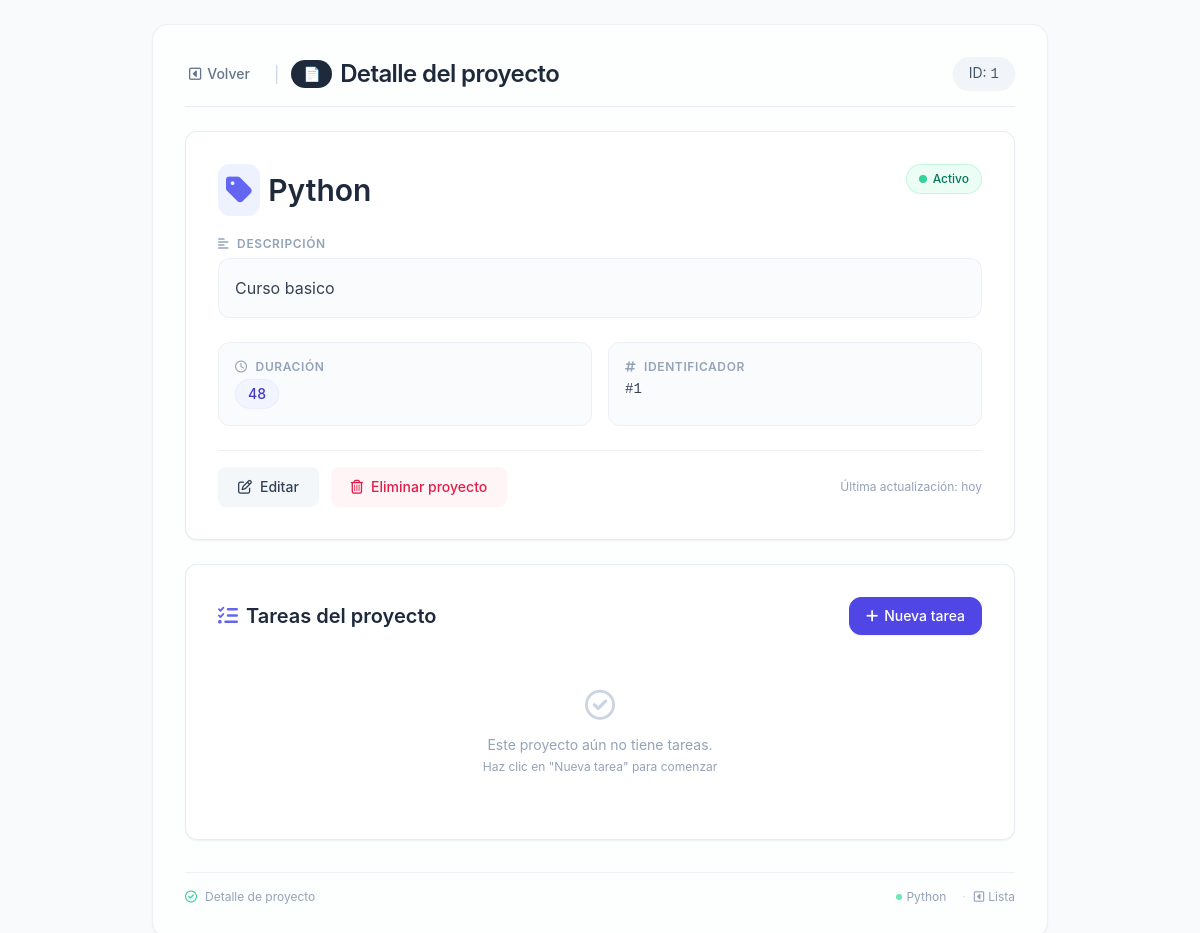
/proyectos/1/, run on an earlier commit of the app's database.
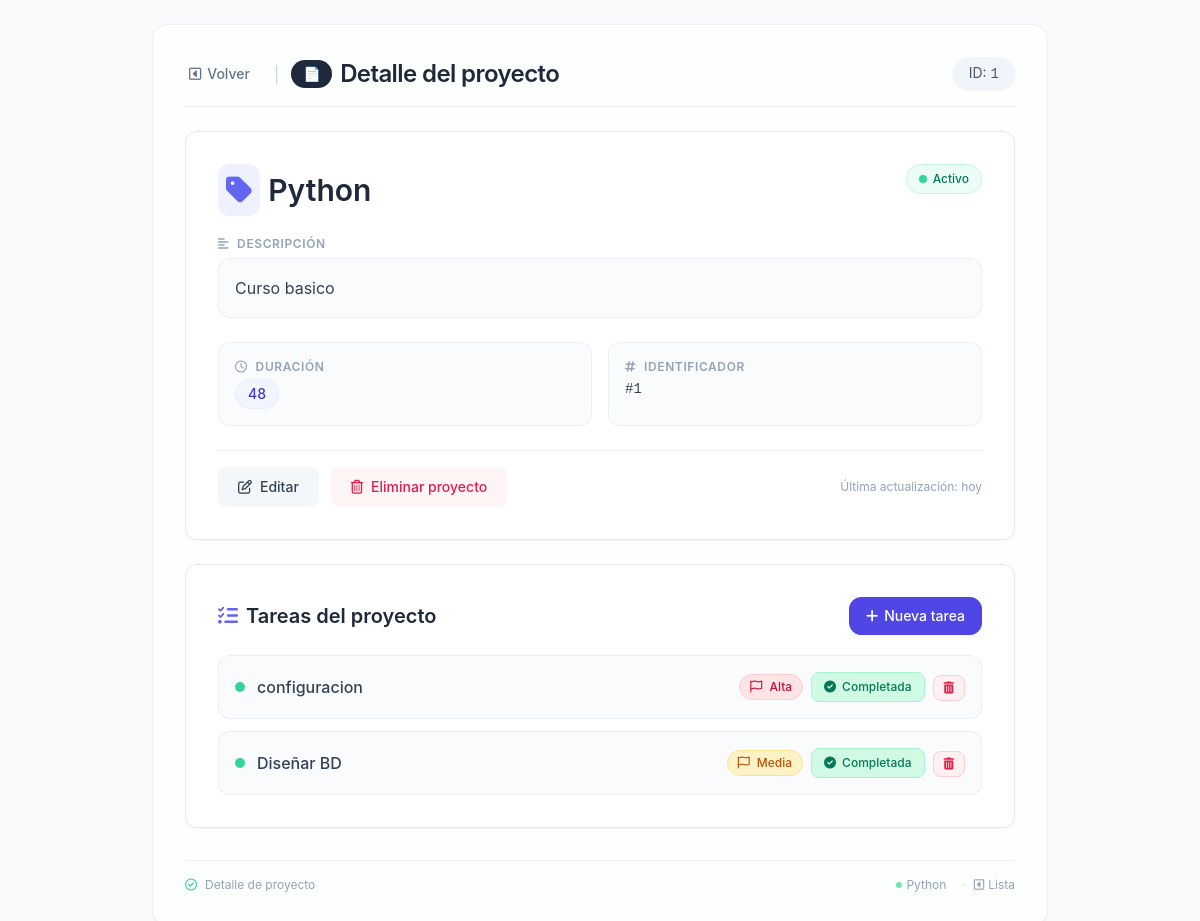
And on a later commit of the database.
### gestor_proyecto/models.py (models this page shows, shortened)
class Proyecto(models.Model):
    nombre = models.CharField(max_length=100)
    descripcion = models.TextField()
    duracion = models.IntegerField()
    imagen= models.ImageField(upload_to='img/',default='img/logo.png')

class Tarea(models.Model):
    PRIORIDAD_CHOICES =[
        ('BAJA','Baja'),
        ('MEDIA','Media'),
        ('ALTA','Alta'),
    ]
    ESTADO_CHOICES = [
        ('PENDIENTE','Pendiente'),
        ('EN_PROGRESO', 'En Progreso'),
        ('COMPLETADA', 'Completada'),
    ]
    proyecto = models.ForeignKey(
        Proyecto,
        on_delete=models.CASCADE,
        related_name='tareas'
    )
    titulo = models.CharField(max_length=50)
    prioridad = models.CharField(
        max_length=5,
        choices=PRIORIDAD_CHOICES,
        default='MEDIA',
    )
    estado = models.CharField(
        max_length=11,
        choices=ESTADO_CHOICES,
        default='PENDIENTE',
    )

### gestor_proyecto/views.py (the view)
# urls.py: path('proyectos/<int:id>/', views.ver_proyecto, name='ver_proyecto'),
def ver_proyecto(request, id):
    proyecto = Proyecto.objects.get(id=id)
    print(proyecto.tareas.all)
    return render(request, 'detalle_proyecto.html', {'proyecto': proyecto})

### gestor_proyecto/templates/detalle_proyecto.html (shortened to what this page needs)
<!DOCTYPE html>
<html lang="es">
<head>
    <script src="https://cdn.tailwindcss.com"></script>
    <link rel="stylesheet" href="https://cdnjs.cloudflare.com/ajax/libs/font-awesome/6.0.0-beta3/css/all.min.css" />
</head>
<body class="antialiased text-slate-700 p-4 md:p-6">
    <main class="max-w-4xl mx-auto bg-white/70 backdrop-blur-sm rounded-2xl shadow-sm p-6 md:p-8 border border-slate-200/60">
        <div class="flex flex-wrap items-center justify-between gap-4 mb-6 border-b border-slate-200/80 pb-4">
            <div class="flex items-center gap-3">
                <a href="{% url 'proyectos' %}"
                   class="inline-flex items-center gap-1.5 text-sm font-medium text-slate-500 hover:text-slate-700 transition-colors enlace-accion px-3 py-1.5 rounded-lg -ml-2">
                    <i class="fa-regular fa-square-caret-left"></i>
                    Volver
                </a>
                <span class="text-slate-300">|</span>
                <h1 class="text-2xl font-semibold tracking-tight text-slate-800 flex items-center gap-2">
                    <span class="bg-slate-800 text-white text-sm font-medium px-3 py-1 rounded-full">📄</span>
                    Detalle del proyecto
                </h1>
            </div>
            <div class="text-sm bg-slate-100 px-4 py-1.5 rounded-full text-slate-600 shadow-sm">
                ID: <span class="font-mono font-medium">{{ proyecto.id }}</span>
            </div>
        </div>
        <div class="detalle-card bg-white border border-slate-200/80 rounded-xl p-6 md:p-8 shadow-sm">
            <div class="flex flex-wrap items-start justify-between gap-4 mb-5">
                <h2 class="text-2xl md:text-3xl font-semibold text-slate-800 break-words flex items-center gap-2">
                    <span class="bg-indigo-50 p-2 rounded-xl text-indigo-500">
                        <i class="fa-solid fa-tag"></i>
                    </span>
                    {{ proyecto.nombre }}
                </h2>
                <span class="inline-flex items-center gap-1.5 text-xs font-medium text-emerald-700 bg-emerald-50 px-3 py-1.5 rounded-full border border-emerald-200/60">
                    <span class="w-2 h-2 rounded-full bg-emerald-400"></span>
                    Activo
                </span>
            </div>
            <div class="mb-6">
                <h3 class="text-xs font-semibold text-slate-400 uppercase tracking-wider mb-1.5 flex items-center gap-2">
                    <i class="fa-solid fa-align-left text-slate-400"></i>
                    Descripción
                </h3>
                <div class="bg-slate-50/70 rounded-xl p-4 border border-slate-200/60">
                    <p class="text-slate-700 leading-relaxed">
                        {{ proyecto.descripcion|default:"<span class='text-slate-400 italic'>Sin descripción proporcionada</span>" }}
                    </p>
                </div>
            </div>
            <div class="grid grid-cols-1 sm:grid-cols-2 gap-4 mb-6">
                <div class="bg-slate-50/70 rounded-xl p-4 border border-slate-200/60">
                    <h3 class="text-xs font-semibold text-slate-400 uppercase tracking-wider mb-1 flex items-center gap-2">
                        <i class="fa-regular fa-clock"></i>
                        Duración
                    </h3>
                    <p class="text-slate-700 font-medium flex items-center gap-2">
                        <span class="bg-indigo-50/70 px-3 py-1 rounded-full text-indigo-700 border border-indigo-100/60 text-sm">
                            {{ proyecto.duracion|default:"No especificada" }}
                        </span>
                    </p>
                </div>
                <div class="bg-slate-50/70 rounded-xl p-4 border border-slate-200/60">
                    <h3 class="text-xs font-semibold text-slate-400 uppercase tracking-wider mb-1 flex items-center gap-2">
                        <i class="fa-regular fa-hashtag"></i>
                        Identificador
                    </h3>
                    <p class="text-slate-700 font-mono text-sm">#{{ proyecto.id }}</p>
                </div>
            </div>
            <div class="flex flex-wrap items-center gap-3 pt-4 border-t border-slate-200/60 mt-2">
                <a href="{% url 'editar_proyecto' proyecto.id %}"
                   class="enlace-accion inline-flex items-center gap-2 px-5 py-2.5 text-sm font-medium text-slate-700 bg-slate-100/80 hover:bg-slate-200/80 rounded-lg transition-colors">
                    <i class="fa-regular fa-pen-to-square"></i>
                    Editar
                </a>
                <a href="{% url 'eliminar_proyecto' proyecto.id %}"
                   class="enlace-accion inline-flex items-center gap-2 px-5 py-2.5 text-sm font-medium text-rose-600 bg-rose-50/70 hover:bg-rose-100/80 rounded-lg transition-colors">
                    <i class="fa-regular fa-trash-can"></i>
                    Eliminar proyecto
                </a>
                <span class="text-xs text-slate-400 ml-auto">Última actualización: hoy</span>
            </div>
        </div>
        <div class="mt-6 bg-white border border-slate-200/80 rounded-xl p-6 md:p-8 shadow-sm">
            <div class="flex items-center justify-between gap-4 mb-5">
                <h2 class="text-xl font-semibold text-slate-800 flex items-center gap-2">
                    <i class="fa-solid fa-list-check text-indigo-500"></i>
                    Tareas del proyecto
                </h2>
                <a href="{% url 'crear_tarea' proyecto.id %}"
                   class="inline-flex items-center gap-1.5 px-4 py-2 bg-indigo-600 text-white text-sm font-medium rounded-xl border border-indigo-600 hover:bg-indigo-700 transition-colors shadow-sm">
                    <i class="fa-solid fa-plus"></i>
                    <span class="hidden sm:inline">Nueva tarea</span>
                </a>
            </div>
            <ul class="space-y-3">
                {% for tarea in proyecto.tareas.all %}
                    <li class="flex flex-col sm:flex-row items-start sm:items-center gap-2 p-4 bg-slate-50/70 rounded-xl border border-slate-200/60 hover:border-indigo-200 transition-colors">
                        <div class="flex items-center gap-3 flex-1 min-w-0 w-full sm:w-auto">
                            <span class="w-2.5 h-2.5 rounded-full flex-shrink-0
                                {% if tarea.estado == 'COMPLETADA' %}bg-emerald-400
                                {% elif tarea.estado == 'EN_PROGRESO' %}bg-amber-400
                                {% else %}bg-slate-400{% endif %}">
                            </span>
                            <span class="font-medium text-slate-700 truncate">{{ tarea.titulo }}</span>
                        </div>
                        <div class="flex flex-wrap items-center gap-2 w-full sm:w-auto ml-0 sm:ml-auto">
                            <span class="text-xs font-medium px-2.5 py-1 rounded-full
                                {% if tarea.prioridad == 'ALTA' %}bg-rose-100 text-rose-700 border border-rose-200
                                {% elif tarea.prioridad == 'MEDIA' %}bg-amber-100 text-amber-700 border border-amber-200
                                {% else %}bg-emerald-100 text-emerald-700 border border-emerald-200{% endif %}">
                                <i class="fa-regular fa-flag mr-1"></i>
                                {{ tarea.get_prioridad_display }}
                            </span>
                            <form action="{% url 'avanzar_estado_tarea' tarea.id %}" method="post" class="inline">
                                <button type="submit"
                                        class="btn-tarea inline-flex items-center gap-1.5 px-3 py-1.5 text-xs font-medium rounded-lg transition-colors
                                        {% if tarea.estado == 'COMPLETADA' %}
                                            bg-emerald-100 text-emerald-700 hover:bg-emerald-200 border border-emerald-200
                                        {% elif tarea.estado == 'EN_PROGRESO' %}
                                            bg-amber-100 text-amber-700 hover:bg-amber-200 border border-amber-200
                                        {% else %}
                                            bg-slate-100 text-slate-600 hover:bg-slate-200 border border-slate-200
                                        {% endif %}">
                                    {% if tarea.estado == 'COMPLETADA' %}
                                        <i class="fa-solid fa-circle-check"></i>
                                        {{ tarea.get_estado_display }}
                                    {% else %}
                                        <i class="fa-regular fa-circle-right"></i>
                                        {% if tarea.estado == 'PENDIENTE' %}Iniciar{% else %}Avanzar{% endif %}
                                    {% endif %}
                                </button>
                            </form>
                            <form action="{% url 'eliminar_tarea' tarea.id %}" method="post" class="inline">
                                <button onclick="return confirm('¿Estás seguro de eliminar esta tarea?')"
                                        type="submit"
                                        class="btn-tarea inline-flex items-center gap-1.5 px-2.5 py-1.5 text-xs font-medium rounded-lg transition-colors
                                        bg-rose-50 text-rose-600 hover:bg-rose-100 border border-rose-200">
                                    <i class="fa-solid fa-trash-can"></i>
                                </button>
                            </form>
                        </div>
                    </li>
                {% empty %}
                    <li class="text-center text-slate-400 py-8">
                        <i class="fa-regular fa-circle-check text-3xl block mb-3 text-slate-300"></i>
                        <p class="text-sm">Este proyecto aún no tiene tareas.</p>
                        <p class="text-xs mt-1">Haz clic en "Nueva tarea" para comenzar</p>
                    </li>
                {% endfor %}
            </ul>
        </div>
        <div class="mt-8 pt-4 border-t border-slate-200/60 text-xs text-slate-400 flex flex-wrap justify-between items-center">
            <span class="flex items-center gap-2">
                <i class="fa-regular fa-circle-check text-emerald-400"></i>
                Detalle de proyecto
            </span>
            <span class="flex gap-3">
                <span class="inline-flex items-center gap-1">
                    <span class="w-1.5 h-1.5 rounded-full bg-emerald-300"></span>
                    {{ proyecto.nombre|truncatechars:20 }}
                </span>
                <span class="inline-flex items-center gap-1">
                    <span class="mx-1 text-slate-300">·</span>
                    <i class="fa-regular fa-square-caret-left"></i>
                    <a href="{% url 'proyectos' %}" class="hover:text-indigo-500 transition-colors">
                        Lista
                    </a>
                </span>
            </span>
        </div>
    </main>
</body>
</html>

### gestor_proyecto/templates/detalle_proyecto.html (style rules this page uses)
body { font-family: 'Inter', -apple-system, BlinkMacSystemFont, 'Segoe UI', Roboto, sans-serif; background-color: #f8fafc; }
.detalle-card { transition: box-shadow 0.15s ease, transform 0.1s ease; }
.enlace-accion { transition: color 0.15s, background-color 0.15s; }
.btn-tarea { transition: all 0.15s ease; }

What changed in the data, as far as the page shows it:
added Tarea: titulo "configuracion", prioridad "Alta", estado "Completada"
added Tarea: titulo "Diseñar BD", prioridad "Media", estado "Completada"
Also different on the page:
text no longer shown: "Este proyecto aún no tiene tareas. Haz clic en \"Nueva tarea\" para comenzar"
